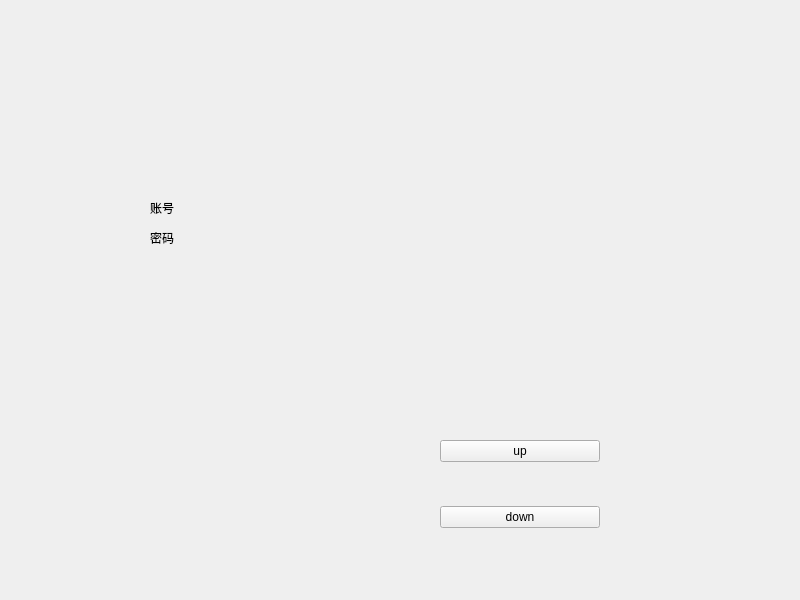
<?xml version="1.0" encoding="UTF-8"?>
<ui version="4.0">
 <class>Widget</class>
 <widget class="QWidget" name="Widget">
  <property name="geometry">
   <rect>
    <x>0</x>
    <y>0</y>
    <width>800</width>
    <height>600</height>
   </rect>
  </property>
  <property name="windowTitle">
   <string>Widget</string>
  </property>
  <widget class="QLabel" name="label_2">
   <property name="geometry">
    <rect>
     <x>150</x>
     <y>200</y>
     <width>41</width>
     <height>16</height>
    </rect>
   </property>
   <property name="text">
    <string>账号</string>
   </property>
  </widget>
  <widget class="QLabel" name="label_3">
   <property name="geometry">
    <rect>
     <x>150</x>
     <y>230</y>
     <width>41</width>
     <height>16</height>
    </rect>
   </property>
   <property name="text">
    <string>密码</string>
   </property>
  </widget>
  <widget class="QWidget" name="verticalLayoutWidget">
   <property name="geometry">
    <rect>
     <x>440</x>
     <y>440</y>
     <width>160</width>
     <height>88</height>
    </rect>
   </property>
   <layout class="QVBoxLayout" name="verticalLayout">
    <item>
     <widget class="QPushButton" name="pushButton_up">
      <property name="text">
       <string>up</string>
      </property>
     </widget>
    </item>
    <item>
     <spacer name="verticalSpacer_2">
      <property name="orientation">
       <enum>Qt::Vertical</enum>
      </property>
      <property name="sizeHint" stdset="0">
       <size>
        <width>20</width>
        <height>40</height>
       </size>
      </property>
     </spacer>
    </item>
    <item>
     <widget class="QPushButton" name="pushButton_down">
      <property name="text">
       <string>down</string>
      </property>
     </widget>
    </item>
   </layout>
  </widget>
 </widget>
 <resources/>
 <connections/>
</ui>
